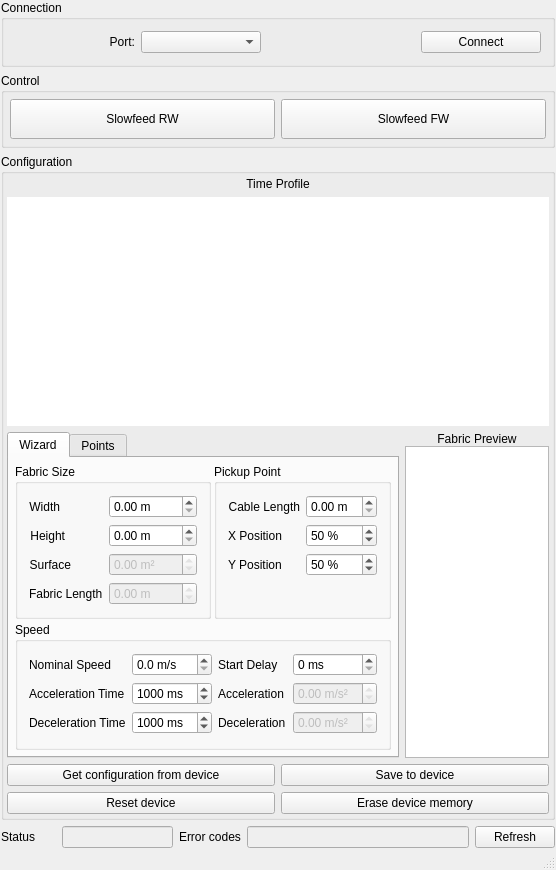
<?xml version="1.0" encoding="UTF-8"?>
<ui version="4.0">
 <class>MainWindow</class>
 <widget class="QMainWindow" name="MainWindow">
  <property name="windowModality">
   <enum>Qt::NonModal</enum>
  </property>
  <property name="geometry">
   <rect>
    <x>0</x>
    <y>0</y>
    <width>556</width>
    <height>870</height>
   </rect>
  </property>
  <property name="minimumSize">
   <size>
    <width>555</width>
    <height>870</height>
   </size>
  </property>
  <property name="palette">
   <palette>
    <active/>
    <inactive/>
    <disabled/>
   </palette>
  </property>
  <property name="windowTitle">
   <string>MainWindow</string>
  </property>
  <property name="styleSheet">
   <string notr="true"/>
  </property>
  <widget class="QWidget" name="centralWidget">
   <property name="sizePolicy">
    <sizepolicy hsizetype="Minimum" vsizetype="Minimum">
     <horstretch>0</horstretch>
     <verstretch>0</verstretch>
    </sizepolicy>
   </property>
   <layout class="QGridLayout" name="gridLayout_3">
    <property name="leftMargin">
     <number>0</number>
    </property>
    <property name="topMargin">
     <number>0</number>
    </property>
    <property name="rightMargin">
     <number>0</number>
    </property>
    <property name="bottomMargin">
     <number>0</number>
    </property>
    <item row="0" column="0">
     <layout class="QVBoxLayout" name="mainLayout">
      <property name="leftMargin">
       <number>1</number>
      </property>
      <property name="rightMargin">
       <number>1</number>
      </property>
      <item>
       <widget class="QGroupBox" name="connectionGroup">
        <property name="title">
         <string>Connection</string>
        </property>
        <layout class="QHBoxLayout" name="horizontalLayout">
         <item>
          <widget class="QLabel" name="portLabel">
           <property name="minimumSize">
            <size>
             <width>42</width>
             <height>13</height>
            </size>
           </property>
           <property name="text">
            <string>Port:</string>
           </property>
           <property name="alignment">
            <set>Qt::AlignRight|Qt::AlignTrailing|Qt::AlignVCenter</set>
           </property>
          </widget>
         </item>
         <item>
          <widget class="QComboBox" name="portCombo"/>
         </item>
         <item>
          <spacer name="horizontalSpacer">
           <property name="orientation">
            <enum>Qt::Horizontal</enum>
           </property>
           <property name="sizeType">
            <enum>QSizePolicy::Minimum</enum>
           </property>
           <property name="sizeHint" stdset="0">
            <size>
             <width>154</width>
             <height>20</height>
            </size>
           </property>
          </spacer>
         </item>
         <item>
          <widget class="QPushButton" name="connectButton">
           <property name="text">
            <string>Connect</string>
           </property>
          </widget>
         </item>
        </layout>
       </widget>
      </item>
      <item>
       <widget class="QGroupBox" name="controlGroup">
        <property name="minimumSize">
         <size>
          <width>0</width>
          <height>0</height>
         </size>
        </property>
        <property name="title">
         <string>Control</string>
        </property>
        <layout class="QHBoxLayout" name="horizontalLayout_2">
         <property name="leftMargin">
          <number>6</number>
         </property>
         <property name="topMargin">
          <number>6</number>
         </property>
         <property name="rightMargin">
          <number>6</number>
         </property>
         <property name="bottomMargin">
          <number>6</number>
         </property>
         <item>
          <widget class="QPushButton" name="slowfeedRewindButton">
           <property name="sizePolicy">
            <sizepolicy hsizetype="Minimum" vsizetype="Fixed">
             <horstretch>0</horstretch>
             <verstretch>0</verstretch>
            </sizepolicy>
           </property>
           <property name="minimumSize">
            <size>
             <width>0</width>
             <height>40</height>
            </size>
           </property>
           <property name="text">
            <string>Slowfeed RW</string>
           </property>
           <property name="checkable">
            <bool>false</bool>
           </property>
           <property name="flat">
            <bool>false</bool>
           </property>
          </widget>
         </item>
         <item>
          <widget class="QPushButton" name="slowfeedForwardButton">
           <property name="minimumSize">
            <size>
             <width>0</width>
             <height>40</height>
            </size>
           </property>
           <property name="text">
            <string>Slowfeed FW</string>
           </property>
          </widget>
         </item>
        </layout>
       </widget>
      </item>
      <item>
       <widget class="QGroupBox" name="configGroup">
        <property name="sizePolicy">
         <sizepolicy hsizetype="MinimumExpanding" vsizetype="Preferred">
          <horstretch>0</horstretch>
          <verstretch>0</verstretch>
         </sizepolicy>
        </property>
        <property name="minimumSize">
         <size>
          <width>450</width>
          <height>0</height>
         </size>
        </property>
        <property name="title">
         <string>Configuration</string>
        </property>
        <layout class="QVBoxLayout" name="verticalLayout">
         <property name="leftMargin">
          <number>3</number>
         </property>
         <property name="topMargin">
          <number>3</number>
         </property>
         <property name="rightMargin">
          <number>3</number>
         </property>
         <property name="bottomMargin">
          <number>3</number>
         </property>
         <item>
          <layout class="QGridLayout" name="gridLayout_7" rowstretch="1,1000">
           <item row="0" column="0">
            <widget class="QLabel" name="label">
             <property name="text">
              <string>Time Profile</string>
             </property>
             <property name="alignment">
              <set>Qt::AlignCenter</set>
             </property>
            </widget>
           </item>
           <item row="1" column="0">
            <widget class="QGraphicsView" name="profileView">
             <property name="sizePolicy">
              <sizepolicy hsizetype="MinimumExpanding" vsizetype="MinimumExpanding">
               <horstretch>0</horstretch>
               <verstretch>0</verstretch>
              </sizepolicy>
             </property>
             <property name="layoutDirection">
              <enum>Qt::LeftToRight</enum>
             </property>
             <property name="styleSheet">
              <string notr="true"/>
             </property>
             <property name="frameShape">
              <enum>QFrame::NoFrame</enum>
             </property>
             <property name="frameShadow">
              <enum>QFrame::Plain</enum>
             </property>
             <property name="lineWidth">
              <number>2</number>
             </property>
             <property name="verticalScrollBarPolicy">
              <enum>Qt::ScrollBarAlwaysOff</enum>
             </property>
             <property name="horizontalScrollBarPolicy">
              <enum>Qt::ScrollBarAlwaysOff</enum>
             </property>
             <property name="sizeAdjustPolicy">
              <enum>QAbstractScrollArea::AdjustToContents</enum>
             </property>
             <property name="sceneRect">
              <rectf>
               <x>0.000000000000000</x>
               <y>0.000000000000000</y>
               <width>0.000000000000000</width>
               <height>0.000000000000000</height>
              </rectf>
             </property>
             <property name="alignment">
              <set>Qt::AlignBottom|Qt::AlignLeading|Qt::AlignLeft</set>
             </property>
             <property name="renderHints">
              <set>QPainter::Antialiasing|QPainter::HighQualityAntialiasing|QPainter::SmoothPixmapTransform|QPainter::TextAntialiasing</set>
             </property>
             <property name="resizeAnchor">
              <enum>QGraphicsView::AnchorViewCenter</enum>
             </property>
            </widget>
           </item>
          </layout>
         </item>
         <item>
          <layout class="QHBoxLayout" name="horizontalLayout_4">
           <property name="bottomMargin">
            <number>0</number>
           </property>
           <item>
            <widget class="QTabWidget" name="tabWidget">
             <property name="sizePolicy">
              <sizepolicy hsizetype="Expanding" vsizetype="MinimumExpanding">
               <horstretch>0</horstretch>
               <verstretch>0</verstretch>
              </sizepolicy>
             </property>
             <property name="minimumSize">
              <size>
               <width>0</width>
               <height>286</height>
              </size>
             </property>
             <property name="currentIndex">
              <number>0</number>
             </property>
             <widget class="QWidget" name="wizardTab">
              <property name="sizePolicy">
               <sizepolicy hsizetype="Preferred" vsizetype="MinimumExpanding">
                <horstretch>0</horstretch>
                <verstretch>0</verstretch>
               </sizepolicy>
              </property>
              <property name="minimumSize">
               <size>
                <width>0</width>
                <height>257</height>
               </size>
              </property>
              <property name="accessibleName">
               <string/>
              </property>
              <attribute name="title">
               <string>Wizard</string>
              </attribute>
              <layout class="QGridLayout" name="gridLayout_8" columnstretch="1,1">
               <property name="leftMargin">
                <number>6</number>
               </property>
               <property name="topMargin">
                <number>6</number>
               </property>
               <property name="rightMargin">
                <number>6</number>
               </property>
               <property name="bottomMargin">
                <number>6</number>
               </property>
               <property name="spacing">
                <number>3</number>
               </property>
               <item row="1" column="1">
                <widget class="QGroupBox" name="pickupPointGroupBox">
                 <property name="sizePolicy">
                  <sizepolicy hsizetype="Preferred" vsizetype="MinimumExpanding">
                   <horstretch>0</horstretch>
                   <verstretch>0</verstretch>
                  </sizepolicy>
                 </property>
                 <property name="minimumSize">
                  <size>
                   <width>0</width>
                   <height>132</height>
                  </size>
                 </property>
                 <property name="title">
                  <string>Pickup Point</string>
                 </property>
                 <layout class="QFormLayout" name="formLayout_2">
                  <item row="1" column="0">
                   <widget class="QLabel" name="pickupPointXLabel">
                    <property name="text">
                     <string>X Position</string>
                    </property>
                   </widget>
                  </item>
                  <item row="1" column="1">
                   <widget class="QSpinBox" name="pickupPointXSpinBox">
                    <property name="suffix">
                     <string> %</string>
                    </property>
                    <property name="prefix">
                     <string/>
                    </property>
                    <property name="maximum">
                     <number>100</number>
                    </property>
                    <property name="singleStep">
                     <number>5</number>
                    </property>
                    <property name="value">
                     <number>50</number>
                    </property>
                   </widget>
                  </item>
                  <item row="2" column="1">
                   <widget class="QSpinBox" name="pickupPointYSpinBox">
                    <property name="suffix">
                     <string> %</string>
                    </property>
                    <property name="maximum">
                     <number>100</number>
                    </property>
                    <property name="singleStep">
                     <number>5</number>
                    </property>
                    <property name="value">
                     <number>50</number>
                    </property>
                   </widget>
                  </item>
                  <item row="2" column="0">
                   <widget class="QLabel" name="pickupPointYLabel">
                    <property name="text">
                     <string>Y Position</string>
                    </property>
                   </widget>
                  </item>
                  <item row="0" column="1">
                   <widget class="QDoubleSpinBox" name="cableLengthDoubleSpinBox">
                    <property name="suffix">
                     <string> m</string>
                    </property>
                    <property name="maximum">
                     <double>50.000000000000000</double>
                    </property>
                   </widget>
                  </item>
                  <item row="0" column="0">
                   <widget class="QLabel" name="cableLengthLabel">
                    <property name="text">
                     <string>Cable Length</string>
                    </property>
                    <property name="alignment">
                     <set>Qt::AlignRight|Qt::AlignTrailing|Qt::AlignVCenter</set>
                    </property>
                   </widget>
                  </item>
                 </layout>
                </widget>
               </item>
               <item row="2" column="0" colspan="2">
                <widget class="QGroupBox" name="speedGroupBox">
                 <property name="sizePolicy">
                  <sizepolicy hsizetype="Preferred" vsizetype="MinimumExpanding">
                   <horstretch>0</horstretch>
                   <verstretch>0</verstretch>
                  </sizepolicy>
                 </property>
                 <property name="minimumSize">
                  <size>
                   <width>0</width>
                   <height>110</height>
                  </size>
                 </property>
                 <property name="title">
                  <string>Speed</string>
                 </property>
                 <layout class="QGridLayout" name="_2">
                  <item row="2" column="0">
                   <widget class="QLabel" name="decelerationTimeLabel">
                    <property name="text">
                     <string>Deceleration Time</string>
                    </property>
                   </widget>
                  </item>
                  <item row="2" column="2">
                   <widget class="QLabel" name="decelerationLabel">
                    <property name="text">
                     <string>Deceleration</string>
                    </property>
                   </widget>
                  </item>
                  <item row="2" column="3">
                   <widget class="QDoubleSpinBox" name="decelerationDoubleSpinBox">
                    <property name="enabled">
                     <bool>false</bool>
                    </property>
                    <property name="readOnly">
                     <bool>true</bool>
                    </property>
                    <property name="suffix">
                     <string> m/s²</string>
                    </property>
                   </widget>
                  </item>
                  <item row="1" column="3">
                   <widget class="QDoubleSpinBox" name="accelerationDoubleSpinBox">
                    <property name="enabled">
                     <bool>false</bool>
                    </property>
                    <property name="readOnly">
                     <bool>true</bool>
                    </property>
                    <property name="suffix">
                     <string> m/s²</string>
                    </property>
                   </widget>
                  </item>
                  <item row="1" column="2">
                   <widget class="QLabel" name="accelerationLabel">
                    <property name="text">
                     <string>Acceleration</string>
                    </property>
                   </widget>
                  </item>
                  <item row="1" column="0">
                   <widget class="QLabel" name="accelerationTimeLabel">
                    <property name="text">
                     <string>Acceleration Time</string>
                    </property>
                   </widget>
                  </item>
                  <item row="0" column="0">
                   <widget class="QLabel" name="nominalSpeedLabel">
                    <property name="text">
                     <string>Nominal Speed</string>
                    </property>
                   </widget>
                  </item>
                  <item row="0" column="1">
                   <widget class="QDoubleSpinBox" name="nominalSpeedDoubleSpinBox">
                    <property name="suffix">
                     <string> m/s</string>
                    </property>
                    <property name="decimals">
                     <number>1</number>
                    </property>
                    <property name="maximum">
                     <double>50.000000000000000</double>
                    </property>
                   </widget>
                  </item>
                  <item row="0" column="2">
                   <widget class="QLabel" name="startDelayLabel">
                    <property name="text">
                     <string>Start Delay</string>
                    </property>
                   </widget>
                  </item>
                  <item row="0" column="3">
                   <widget class="QSpinBox" name="startDelaySpinBox">
                    <property name="suffix">
                     <string> ms</string>
                    </property>
                    <property name="maximum">
                     <number>10000</number>
                    </property>
                    <property name="singleStep">
                     <number>50</number>
                    </property>
                   </widget>
                  </item>
                  <item row="2" column="1">
                   <widget class="QSpinBox" name="decelerationTimeSpinBox">
                    <property name="suffix">
                     <string> ms</string>
                    </property>
                    <property name="minimum">
                     <number>1</number>
                    </property>
                    <property name="maximum">
                     <number>10000</number>
                    </property>
                    <property name="singleStep">
                     <number>100</number>
                    </property>
                    <property name="value">
                     <number>1000</number>
                    </property>
                   </widget>
                  </item>
                  <item row="1" column="1">
                   <widget class="QSpinBox" name="accelerationTimeSpinBox">
                    <property name="suffix">
                     <string> ms</string>
                    </property>
                    <property name="minimum">
                     <number>1</number>
                    </property>
                    <property name="maximum">
                     <number>10000</number>
                    </property>
                    <property name="singleStep">
                     <number>100</number>
                    </property>
                    <property name="value">
                     <number>1000</number>
                    </property>
                   </widget>
                  </item>
                 </layout>
                </widget>
               </item>
               <item row="1" column="0">
                <widget class="QGroupBox" name="fabricSizeGroupBox">
                 <property name="sizePolicy">
                  <sizepolicy hsizetype="Preferred" vsizetype="MinimumExpanding">
                   <horstretch>0</horstretch>
                   <verstretch>0</verstretch>
                  </sizepolicy>
                 </property>
                 <property name="minimumSize">
                  <size>
                   <width>0</width>
                   <height>132</height>
                  </size>
                 </property>
                 <property name="title">
                  <string>Fabric Size</string>
                 </property>
                 <layout class="QFormLayout" name="formLayout">
                  <item row="0" column="0">
                   <widget class="QLabel" name="fabricWidthLabel">
                    <property name="text">
                     <string>Width</string>
                    </property>
                    <property name="alignment">
                     <set>Qt::AlignRight|Qt::AlignTrailing|Qt::AlignVCenter</set>
                    </property>
                   </widget>
                  </item>
                  <item row="0" column="1">
                   <widget class="QDoubleSpinBox" name="fabricWidthDoubleSpinBox">
                    <property name="suffix">
                     <string> m</string>
                    </property>
                    <property name="maximum">
                     <double>50.000000000000000</double>
                    </property>
                   </widget>
                  </item>
                  <item row="1" column="0">
                   <widget class="QLabel" name="fabricHeighLabel">
                    <property name="text">
                     <string>Height</string>
                    </property>
                    <property name="alignment">
                     <set>Qt::AlignRight|Qt::AlignTrailing|Qt::AlignVCenter</set>
                    </property>
                   </widget>
                  </item>
                  <item row="1" column="1">
                   <widget class="QDoubleSpinBox" name="fabricHeightDoubleSpinBox">
                    <property name="suffix">
                     <string> m</string>
                    </property>
                    <property name="maximum">
                     <double>50.000000000000000</double>
                    </property>
                   </widget>
                  </item>
                  <item row="2" column="0">
                   <widget class="QLabel" name="fabricSurfaceLabel">
                    <property name="text">
                     <string>Surface</string>
                    </property>
                    <property name="alignment">
                     <set>Qt::AlignRight|Qt::AlignTrailing|Qt::AlignVCenter</set>
                    </property>
                   </widget>
                  </item>
                  <item row="3" column="0">
                   <widget class="QLabel" name="fabricLengthLabel">
                    <property name="text">
                     <string>Fabric Length</string>
                    </property>
                   </widget>
                  </item>
                  <item row="2" column="1">
                   <widget class="QDoubleSpinBox" name="fabricSurfaceDoubleSpinBox">
                    <property name="enabled">
                     <bool>false</bool>
                    </property>
                    <property name="readOnly">
                     <bool>true</bool>
                    </property>
                    <property name="suffix">
                     <string> m²</string>
                    </property>
                    <property name="decimals">
                     <number>2</number>
                    </property>
                    <property name="maximum">
                     <double>2500.000000000000000</double>
                    </property>
                    <property name="singleStep">
                     <double>10.000000000000000</double>
                    </property>
                   </widget>
                  </item>
                  <item row="3" column="1">
                   <widget class="QDoubleSpinBox" name="fabricLengthDoubleSpinBox">
                    <property name="enabled">
                     <bool>false</bool>
                    </property>
                    <property name="readOnly">
                     <bool>true</bool>
                    </property>
                    <property name="suffix">
                     <string> m</string>
                    </property>
                    <property name="decimals">
                     <number>2</number>
                    </property>
                    <property name="maximum">
                     <double>100.000000000000000</double>
                    </property>
                    <property name="singleStep">
                     <double>10.000000000000000</double>
                    </property>
                   </widget>
                  </item>
                 </layout>
                </widget>
               </item>
              </layout>
             </widget>
             <widget class="QWidget" name="pointsTab">
              <attribute name="title">
               <string>Points</string>
              </attribute>
              <layout class="QGridLayout" name="gridLayout">
               <item row="0" column="0">
                <widget class="QLabel" name="x1Label">
                 <property name="layoutDirection">
                  <enum>Qt::LeftToRight</enum>
                 </property>
                 <property name="text">
                  <string>Start time</string>
                 </property>
                 <property name="alignment">
                  <set>Qt::AlignRight|Qt::AlignTrailing|Qt::AlignVCenter</set>
                 </property>
                </widget>
               </item>
               <item row="0" column="1">
                <widget class="QSpinBox" name="x1SpinBox">
                 <property name="styleSheet">
                  <string notr="true"/>
                 </property>
                 <property name="suffix">
                  <string extracomment="milliseconds"> ms</string>
                 </property>
                 <property name="maximum">
                  <number>20000</number>
                 </property>
                 <property name="singleStep">
                  <number>100</number>
                 </property>
                </widget>
               </item>
               <item row="1" column="0">
                <widget class="QLabel" name="x2Label">
                 <property name="text">
                  <string>X time</string>
                 </property>
                 <property name="alignment">
                  <set>Qt::AlignRight|Qt::AlignTrailing|Qt::AlignVCenter</set>
                 </property>
                </widget>
               </item>
               <item row="1" column="1">
                <widget class="QSpinBox" name="x2SpinBox">
                 <property name="suffix">
                  <string extracomment="milliseconds"> ms</string>
                 </property>
                 <property name="maximum">
                  <number>20000</number>
                 </property>
                 <property name="singleStep">
                  <number>100</number>
                 </property>
                </widget>
               </item>
               <item row="1" column="2">
                <widget class="QLabel" name="y2Label">
                 <property name="text">
                  <string>X speed</string>
                 </property>
                 <property name="alignment">
                  <set>Qt::AlignRight|Qt::AlignTrailing|Qt::AlignVCenter</set>
                 </property>
                </widget>
               </item>
               <item row="1" column="3">
                <widget class="QSpinBox" name="y2SpinBox">
                 <property name="suffix">
                  <string>%</string>
                 </property>
                 <property name="maximum">
                  <number>100</number>
                 </property>
                </widget>
               </item>
               <item row="2" column="0">
                <widget class="QLabel" name="x3Label">
                 <property name="text">
                  <string>Y time</string>
                 </property>
                 <property name="alignment">
                  <set>Qt::AlignRight|Qt::AlignTrailing|Qt::AlignVCenter</set>
                 </property>
                </widget>
               </item>
               <item row="2" column="1">
                <widget class="QSpinBox" name="x3SpinBox">
                 <property name="cursor">
                  <cursorShape>ArrowCursor</cursorShape>
                 </property>
                 <property name="suffix">
                  <string extracomment="milliseconds"> ms</string>
                 </property>
                 <property name="maximum">
                  <number>20000</number>
                 </property>
                 <property name="singleStep">
                  <number>100</number>
                 </property>
                </widget>
               </item>
               <item row="2" column="2">
                <widget class="QLabel" name="y3Label">
                 <property name="text">
                  <string>Y speed</string>
                 </property>
                 <property name="alignment">
                  <set>Qt::AlignRight|Qt::AlignTrailing|Qt::AlignVCenter</set>
                 </property>
                </widget>
               </item>
               <item row="2" column="3">
                <widget class="QSpinBox" name="y3SpinBox">
                 <property name="suffix">
                  <string>%</string>
                 </property>
                 <property name="maximum">
                  <number>100</number>
                 </property>
                </widget>
               </item>
               <item row="3" column="0">
                <widget class="QLabel" name="x4Label">
                 <property name="text">
                  <string>Z time</string>
                 </property>
                 <property name="alignment">
                  <set>Qt::AlignRight|Qt::AlignTrailing|Qt::AlignVCenter</set>
                 </property>
                </widget>
               </item>
               <item row="3" column="1">
                <widget class="QSpinBox" name="x4SpinBox">
                 <property name="suffix">
                  <string extracomment="milliseconds"> ms</string>
                 </property>
                 <property name="prefix">
                  <string/>
                 </property>
                 <property name="maximum">
                  <number>20000</number>
                 </property>
                 <property name="singleStep">
                  <number>100</number>
                 </property>
                </widget>
               </item>
               <item row="3" column="2">
                <widget class="QLabel" name="y4Label">
                 <property name="text">
                  <string>Z speed</string>
                 </property>
                 <property name="alignment">
                  <set>Qt::AlignRight|Qt::AlignTrailing|Qt::AlignVCenter</set>
                 </property>
                </widget>
               </item>
               <item row="3" column="3">
                <widget class="QSpinBox" name="y4SpinBox">
                 <property name="suffix">
                  <string>%</string>
                 </property>
                 <property name="maximum">
                  <number>100</number>
                 </property>
                </widget>
               </item>
               <item row="4" column="0">
                <widget class="QLabel" name="x5Label">
                 <property name="text">
                  <string>Stop time</string>
                 </property>
                 <property name="alignment">
                  <set>Qt::AlignRight|Qt::AlignTrailing|Qt::AlignVCenter</set>
                 </property>
                </widget>
               </item>
               <item row="4" column="1">
                <widget class="QSpinBox" name="x5SpinBox">
                 <property name="suffix">
                  <string extracomment="milliseconds"> ms</string>
                 </property>
                 <property name="maximum">
                  <number>20000</number>
                 </property>
                 <property name="singleStep">
                  <number>100</number>
                 </property>
                </widget>
               </item>
              </layout>
             </widget>
            </widget>
           </item>
           <item>
            <layout class="QVBoxLayout" name="verticalLayout_2" stretch="1,50">
             <property name="spacing">
              <number>0</number>
             </property>
             <item>
              <widget class="QLabel" name="label_2">
               <property name="text">
                <string>Fabric Preview</string>
               </property>
               <property name="alignment">
                <set>Qt::AlignCenter</set>
               </property>
              </widget>
             </item>
             <item>
              <widget class="QGraphicsView" name="fabricView">
               <property name="lineWidth">
                <number>2</number>
               </property>
               <property name="verticalScrollBarPolicy">
                <enum>Qt::ScrollBarAlwaysOff</enum>
               </property>
               <property name="horizontalScrollBarPolicy">
                <enum>Qt::ScrollBarAlwaysOff</enum>
               </property>
               <property name="sizeAdjustPolicy">
                <enum>QAbstractScrollArea::AdjustToContents</enum>
               </property>
              </widget>
             </item>
            </layout>
           </item>
          </layout>
         </item>
         <item>
          <layout class="QGridLayout" name="gridLayout_5">
           <property name="topMargin">
            <number>0</number>
           </property>
           <property name="horizontalSpacing">
            <number>6</number>
           </property>
           <item row="0" column="0">
            <widget class="QPushButton" name="getConfigButton">
             <property name="styleSheet">
              <string notr="true"/>
             </property>
             <property name="text">
              <string>Get configuration from device</string>
             </property>
            </widget>
           </item>
           <item row="0" column="1">
            <widget class="QPushButton" name="saveConfigButton">
             <property name="text">
              <string>Save to device</string>
             </property>
            </widget>
           </item>
           <item row="1" column="0">
            <widget class="QPushButton" name="resetButton">
             <property name="text">
              <string>Reset device</string>
             </property>
            </widget>
           </item>
           <item row="1" column="1">
            <widget class="QPushButton" name="eraseButton">
             <property name="text">
              <string>Erase device memory</string>
             </property>
             <property name="flat">
              <bool>false</bool>
             </property>
            </widget>
           </item>
          </layout>
         </item>
        </layout>
       </widget>
      </item>
      <item>
       <layout class="QHBoxLayout" name="horizontalLayout_3" stretch="1,2,1,4,1">
        <property name="topMargin">
         <number>0</number>
        </property>
        <property name="bottomMargin">
         <number>0</number>
        </property>
        <item>
         <widget class="QLabel" name="statusLabel">
          <property name="text">
           <string>Status</string>
          </property>
         </widget>
        </item>
        <item>
         <widget class="QLineEdit" name="statusLineEdit">
          <property name="enabled">
           <bool>false</bool>
          </property>
          <property name="cursor">
           <cursorShape>ForbiddenCursor</cursorShape>
          </property>
          <property name="focusPolicy">
           <enum>Qt::NoFocus</enum>
          </property>
          <property name="readOnly">
           <bool>true</bool>
          </property>
         </widget>
        </item>
        <item>
         <widget class="QLabel" name="errorLabel">
          <property name="text">
           <string>Error codes</string>
          </property>
         </widget>
        </item>
        <item>
         <widget class="QLineEdit" name="errorLineEdit">
          <property name="enabled">
           <bool>false</bool>
          </property>
          <property name="cursor">
           <cursorShape>ForbiddenCursor</cursorShape>
          </property>
          <property name="mouseTracking">
           <bool>false</bool>
          </property>
          <property name="focusPolicy">
           <enum>Qt::NoFocus</enum>
          </property>
          <property name="readOnly">
           <bool>true</bool>
          </property>
         </widget>
        </item>
        <item>
         <widget class="QPushButton" name="statusButton">
          <property name="text">
           <string>Refresh</string>
          </property>
         </widget>
        </item>
       </layout>
      </item>
     </layout>
    </item>
   </layout>
  </widget>
  <widget class="QStatusBar" name="statusBar"/>
  <action name="actionQuit">
   <property name="icon">
    <iconset theme="quit">
     <normaloff>.</normaloff>.</iconset>
   </property>
   <property name="text">
    <string>Quit</string>
   </property>
   <property name="shortcut">
    <string>Ctrl+Q</string>
   </property>
  </action>
  <action name="actionLoad_from_file">
   <property name="text">
    <string>Load from file...</string>
   </property>
  </action>
  <action name="actionSave_to_file">
   <property name="text">
    <string>Save to file...</string>
   </property>
  </action>
 </widget>
 <layoutdefault spacing="6" margin="11"/>
 <tabstops>
  <tabstop>portCombo</tabstop>
  <tabstop>connectButton</tabstop>
  <tabstop>slowfeedRewindButton</tabstop>
  <tabstop>slowfeedForwardButton</tabstop>
  <tabstop>profileView</tabstop>
  <tabstop>x1SpinBox</tabstop>
  <tabstop>x2SpinBox</tabstop>
  <tabstop>y2SpinBox</tabstop>
  <tabstop>x3SpinBox</tabstop>
  <tabstop>y3SpinBox</tabstop>
  <tabstop>x4SpinBox</tabstop>
  <tabstop>y4SpinBox</tabstop>
  <tabstop>x5SpinBox</tabstop>
  <tabstop>getConfigButton</tabstop>
  <tabstop>saveConfigButton</tabstop>
  <tabstop>resetButton</tabstop>
  <tabstop>eraseButton</tabstop>
  <tabstop>statusButton</tabstop>
  <tabstop>fabricWidthDoubleSpinBox</tabstop>
  <tabstop>fabricHeightDoubleSpinBox</tabstop>
  <tabstop>cableLengthDoubleSpinBox</tabstop>
  <tabstop>pickupPointXSpinBox</tabstop>
  <tabstop>pickupPointYSpinBox</tabstop>
  <tabstop>nominalSpeedDoubleSpinBox</tabstop>
  <tabstop>startDelaySpinBox</tabstop>
  <tabstop>accelerationTimeSpinBox</tabstop>
  <tabstop>decelerationTimeSpinBox</tabstop>
  <tabstop>accelerationDoubleSpinBox</tabstop>
  <tabstop>decelerationDoubleSpinBox</tabstop>
 </tabstops>
 <resources/>
 <connections/>
</ui>
